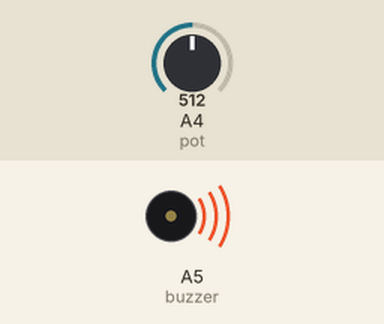
A sketch run on a simulated Arduino Uno, built with avr-gcc and run on an emulated ATmega328P. Shown: buzzer (waves = sounding, pin HIGH). Inputs (shaded band) come from the test bench; at power-on: A4 (pot) = 512.

Above: at 1.2 s.
1.3 s: A4 (pot) set to 499
At 2.4 s:
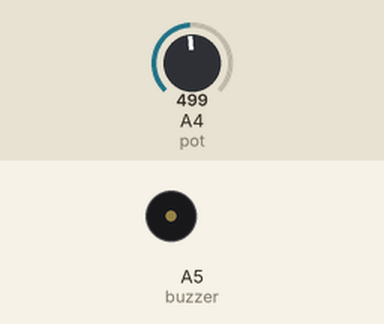
2.8 s: A4 (pot) set to 716
At 3.6 s:
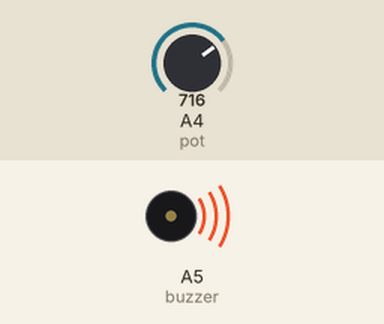
4.3 s: A4 (pot) set to 511
At 4.7 s:
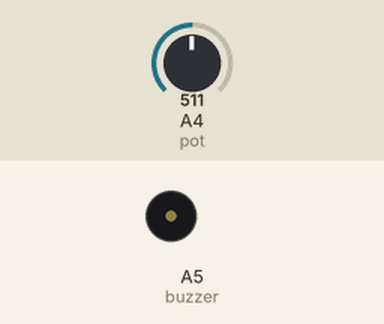
Timing chart, 0 to 7.3 s (numbered marks = the images above; inputs shaded):
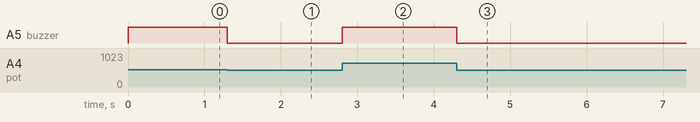

Measured:
- the behaviour switches between 512 and 511 on A4 (pot) (found by bisection; images 0 and 1)
- after the input at 1.3 s, A5 (buzzer): HIGH → LOW at once
- after the input at 2.8 s, A5 (buzzer): LOW → HIGH at once
- after the input at 4.3 s, A5 (buzzer): HIGH → LOW at once

The sketch:

2.ino
```cpp
int buzzer = A5;
int pot = A4;
int data;

void setup() {
  // put your setup code here, to run once:
  pinMode(buzzer, OUTPUT);
  pinMode(pot, INPUT);
}

void loop() {
  // put your main code here, to run repeatedly:
  data = analogRead(pot);
  data = data/4;
  analogWrite(buzzer, data);
}
```
